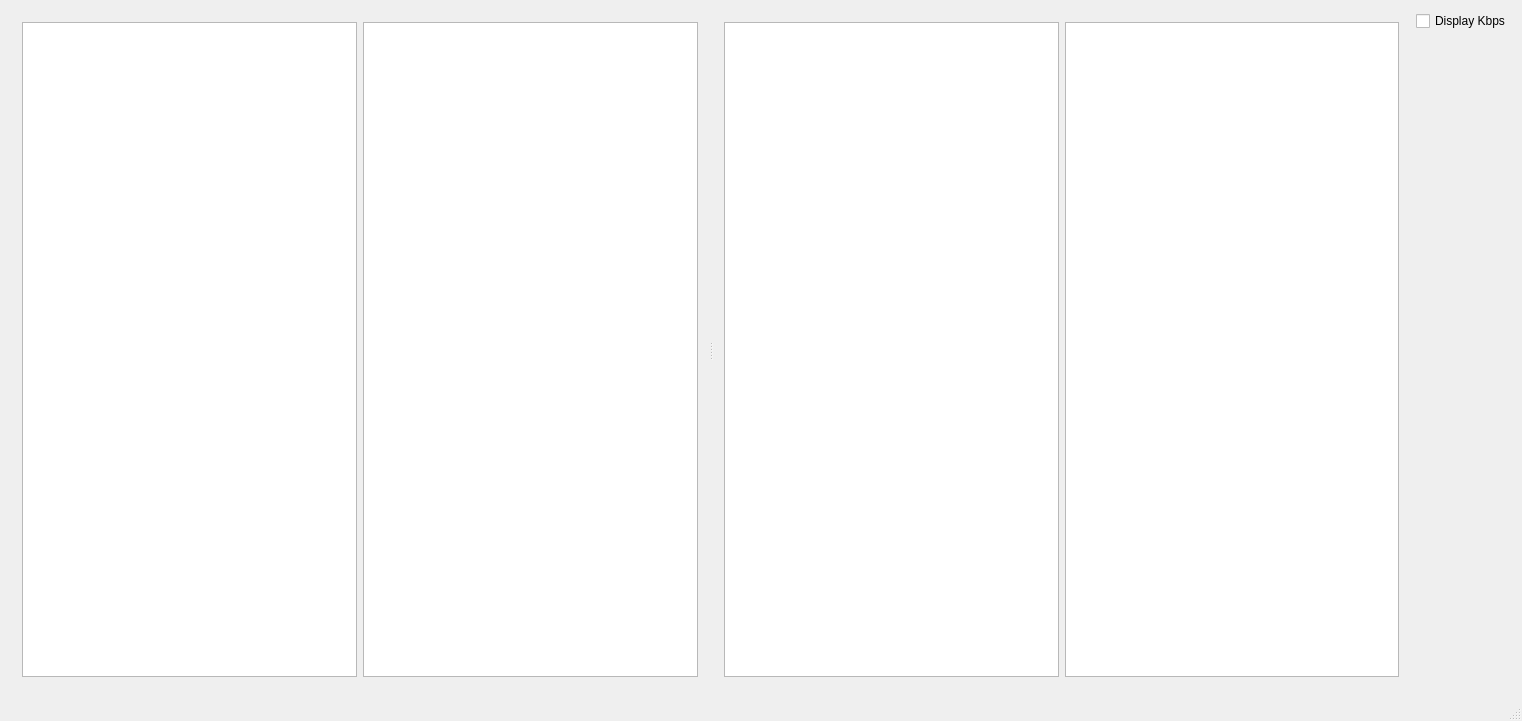
<?xml version="1.0" encoding="UTF-8"?>
<ui version="4.0">
 <class>MainWindowClass</class>
 <widget class="QMainWindow" name="MainWindowClass">
  <property name="geometry">
   <rect>
    <x>0</x>
    <y>0</y>
    <width>1522</width>
    <height>721</height>
   </rect>
  </property>
  <property name="windowTitle">
   <string>MusicSorterHelper by Nox</string>
  </property>
  <widget class="QWidget" name="centralWidget">
   <layout class="QHBoxLayout" name="horizontalLayout">
    <item>
     <widget class="QSplitter" name="splitter">
      <property name="orientation">
       <enum>Qt::Horizontal</enum>
      </property>
      <widget class="QWidget" name="layoutWidget">
       <layout class="QHBoxLayout" name="horizontalLayout_2">
        <item>
         <widget class="QTreeView" name="_explorerView"/>
        </item>
        <item>
         <widget class="QPlainTextEdit" name="_previewPlainTextEdit">
          <property name="lineWrapMode">
           <enum>QPlainTextEdit::NoWrap</enum>
          </property>
          <property name="readOnly">
           <bool>true</bool>
          </property>
         </widget>
        </item>
       </layout>
      </widget>
      <widget class="QWidget" name="layoutWidget">
       <layout class="QHBoxLayout" name="horizontalLayout_3">
        <item>
         <widget class="QTreeView" name="_explorerView_2"/>
        </item>
        <item>
         <widget class="QPlainTextEdit" name="_previewPlainTextEdit_2">
          <property name="lineWrapMode">
           <enum>QPlainTextEdit::NoWrap</enum>
          </property>
          <property name="readOnly">
           <bool>true</bool>
          </property>
         </widget>
        </item>
       </layout>
      </widget>
     </widget>
    </item>
    <item>
     <layout class="QVBoxLayout" name="verticalLayout">
      <item>
       <widget class="QCheckBox" name="displayKbpsCheckBox">
        <property name="text">
         <string>Display Kbps</string>
        </property>
       </widget>
      </item>
      <item>
       <spacer name="verticalSpacer">
        <property name="orientation">
         <enum>Qt::Vertical</enum>
        </property>
        <property name="sizeHint" stdset="0">
         <size>
          <width>20</width>
          <height>40</height>
         </size>
        </property>
       </spacer>
      </item>
     </layout>
    </item>
   </layout>
  </widget>
  <widget class="QStatusBar" name="statusBar"/>
 </widget>
 <layoutdefault spacing="6" margin="11"/>
 <resources>
  <include location="MainWindow.qrc"/>
 </resources>
 <connections/>
</ui>
